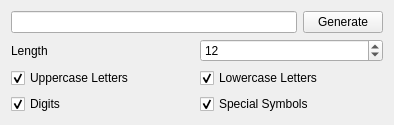
<?xml version="1.0" encoding="UTF-8"?>
<ui version="4.0">
 <class>MainWindow</class>
 <widget class="QWidget" name="MainWindow">
  <property name="geometry">
   <rect>
    <x>0</x>
    <y>0</y>
    <width>394</width>
    <height>123</height>
   </rect>
  </property>
  <property name="windowTitle">
   <string>Form</string>
  </property>
  <layout class="QVBoxLayout" name="verticalLayout">
   <item>
    <layout class="QHBoxLayout" name="horizontalLayout">
     <item>
      <widget class="QLineEdit" name="m_phrase">
       <property name="readOnly">
        <bool>true</bool>
       </property>
      </widget>
     </item>
     <item>
      <widget class="QPushButton" name="m_btn">
       <property name="text">
        <string>Generate</string>
       </property>
      </widget>
     </item>
    </layout>
   </item>
   <item>
    <layout class="QGridLayout" name="gridLayout">
     <item row="0" column="0">
      <widget class="QLabel" name="label">
       <property name="text">
        <string>Length</string>
       </property>
      </widget>
     </item>
     <item row="0" column="1">
      <widget class="QSpinBox" name="m_length">
       <property name="minimum">
        <number>5</number>
       </property>
       <property name="value">
        <number>12</number>
       </property>
      </widget>
     </item>
     <item row="1" column="0">
      <widget class="QCheckBox" name="m_upper">
       <property name="text">
        <string>Uppercase Letters</string>
       </property>
       <property name="checked">
        <bool>true</bool>
       </property>
      </widget>
     </item>
     <item row="1" column="1">
      <widget class="QCheckBox" name="m_lower">
       <property name="text">
        <string>Lowercase Letters</string>
       </property>
       <property name="checked">
        <bool>true</bool>
       </property>
      </widget>
     </item>
     <item row="2" column="0">
      <widget class="QCheckBox" name="m_digits">
       <property name="text">
        <string>Digits</string>
       </property>
       <property name="checked">
        <bool>true</bool>
       </property>
      </widget>
     </item>
     <item row="2" column="1">
      <widget class="QCheckBox" name="m_special">
       <property name="text">
        <string>Special Symbols</string>
       </property>
       <property name="checked">
        <bool>true</bool>
       </property>
      </widget>
     </item>
    </layout>
   </item>
   <item>
    <spacer name="verticalSpacer">
     <property name="orientation">
      <enum>Qt::Vertical</enum>
     </property>
     <property name="sizeHint" stdset="0">
      <size>
       <width>20</width>
       <height>13</height>
      </size>
     </property>
    </spacer>
   </item>
  </layout>
 </widget>
 <resources/>
 <connections/>
</ui>
